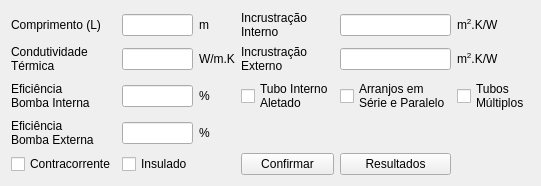
    <widget class="QWidget" name="gridLayoutWidget_3">
     <property name="geometry">
      <rect>
       <x>10</x>
       <y>20</y>
       <width>471</width>
       <height>151</height>
      </rect>
     </property>
     <layout class="QGridLayout" name="gridLayout_3">
      <item row="1" column="2">
       <widget class="QLabel" name="label_39">
        <property name="text">
         <string>W/m.K</string>
        </property>
       </widget>
      </item>
      <item row="0" column="2">
       <widget class="QLabel" name="label_40">
        <property name="text">
         <string>m</string>
        </property>
       </widget>
      </item>
      <item row="1" column="0">
       <widget class="QLabel" name="label_28">
        <property name="text">
         <string>Condutividade 
Térmica</string>
        </property>
       </widget>
      </item>
      <item row="0" column="0">
       <widget class="QLabel" name="label_31">
        <property name="text">
         <string>Comprimento (L)</string>
        </property>
       </widget>
      </item>
      <item row="0" column="1">
       <widget class="QLineEdit" name="L_material"/>
      </item>
      <item row="1" column="1">
       <widget class="QLineEdit" name="K_material"/>
      </item>
      <item row="2" column="1">
       <widget class="QLineEdit" name="efic_bomb1"/>
      </item>
      <item row="2" column="0">
       <widget class="QLabel" name="label_29">
        <property name="text">
         <string>Eficiência
Bomba Interna</string>
        </property>
       </widget>
      </item>
      <item row="2" column="2">
       <widget class="QLabel" name="label_62">
        <property name="text">
         <string>%</string>
        </property>
       </widget>
      </item>
      <item row="2" column="3">
       <widget class="QCheckBox" name="tubo_aletado">
        <property name="text">
         <string>Tubo Interno 
Aletado</string>
        </property>
        <property name="checked">
         <bool>false</bool>
        </property>
       </widget>
      </item>
      <item row="2" column="4">
       <widget class="QCheckBox" name="arranj_ser_paral">
        <property name="text">
         <string>Arranjos em 
Série e Paralelo</string>
        </property>
       </widget>
      </item>
      <item row="3" column="3" colspan="2">
       <widget class="QLabel" name="label_23">
        <property name="text">
         <string/>
        </property>
       </widget>
      </item>
      <item row="4" column="1">
       <widget class="QCheckBox" name="Calor_cnste">
        <property name="text">
         <string>Insulado</string>
        </property>
        <property name="tristate">
         <bool>false</bool>
        </property>
       </widget>
      </item>
      <item row="4" column="0">
       <widget class="QCheckBox" name="Contracorrente">
        <property name="text">
         <string>Contracorrente</string>
        </property>
        <property name="tristate">
         <bool>false</bool>
        </property>
       </widget>
      </item>
      <item row="3" column="2">
       <widget class="QLabel" name="label_64">
        <property name="text">
         <string>%</string>
        </property>
       </widget>
      </item>
      <item row="0" column="3">
       <widget class="QLabel" name="label_6">
        <property name="text">
         <string>Incrustração
Interno</string>
        </property>
       </widget>
      </item>
      <item row="3" column="0">
       <widget class="QLabel" name="label_30">
        <property name="text">
         <string>Eficiência
Bomba Externa</string>
        </property>
       </widget>
      </item>
      <item row="3" column="1">
       <widget class="QLineEdit" name="efic_bomb2"/>
      </item>
      <item row="1" column="4">
       <widget class="QLineEdit" name="R_fo"/>
      </item>
      <item row="1" column="3">
       <widget class="QLabel" name="label_7">
        <property name="text">
         <string>Incrustração
Externo</string>
        </property>
       </widget>
      </item>
      <item row="1" column="5">
       <widget class="QLabel" name="label_67">
        <property name="text">
         <string>&lt;html&gt;&lt;head/&gt;&lt;body&gt;&lt;p&gt;m&lt;span style=&quot; vertical-align:super;&quot;&gt;2&lt;/span&gt;.K/W&lt;/p&gt;&lt;/body&gt;&lt;/html&gt;</string>
        </property>
       </widget>
      </item>
      <item row="0" column="5">
       <widget class="QLabel" name="label_63">
        <property name="text">
         <string>&lt;html&gt;&lt;head/&gt;&lt;body&gt;&lt;p&gt;m&lt;span style=&quot; vertical-align:super;&quot;&gt;2&lt;/span&gt;.K/W&lt;/p&gt;&lt;/body&gt;&lt;/html&gt;</string>
        </property>
       </widget>
      </item>
      <item row="0" column="4">
       <widget class="QLineEdit" name="R_fi">
        <property name="enabled">
         <bool>true</bool>
        </property>
       </widget>
      </item>
      <item row="2" column="5">
       <widget class="QCheckBox" name="multiplo_tubo">
        <property name="text">
         <string>Tubos 
Múltiplos</string>
        </property>
       </widget>
      </item>
      <item row="4" column="3">
       <widget class="QPushButton" name="confir3">
        <property name="text">
         <string>Confirmar</string>
        </property>
       </widget>
      </item>
      <item row="4" column="4">
       <widget class="QPushButton" name="calcular_fim">
        <property name="text">
         <string>Resultados</string>
        </property>
       </widget>
      </item>
     </layout>
    </widget>
